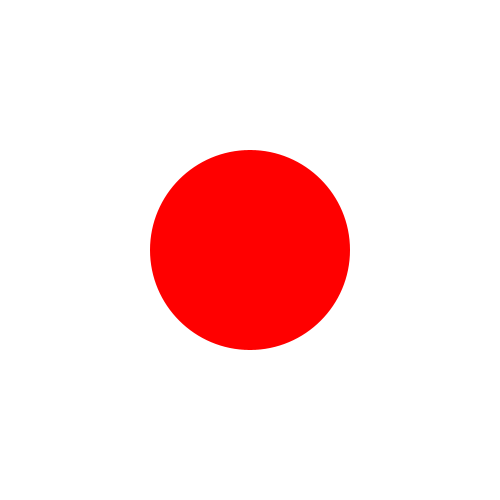
Frame 1 (no input)
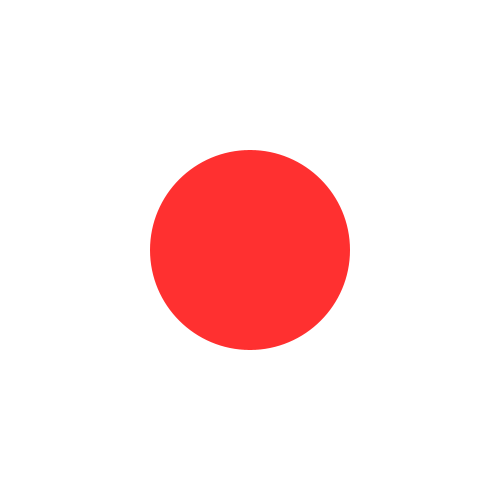
Frame 60 (the mouse pressed at the canvas centre just before this capture)
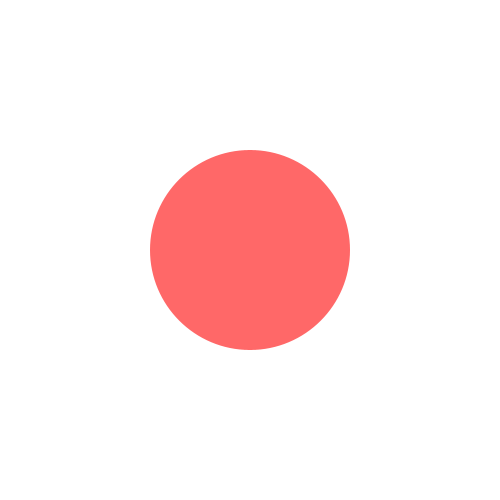
Frame 120 (the mouse held since frame 60 and released just before this capture)

The Processing sketch that drew these frames (run headless with seeded random() and noise(); from frame 60 on, the mouse is pressed at the canvas centre):

// Processing sketch: ellipse_color
// ── ellipse_color.pde
float ch = 350,cs = 90,cb = 99;

void setup(){
  size(500,500);
  colorMode(HSB,ch,cs,cb);  
  frameRate(30);
  smooth();
  ellipseMode(CENTER);
}
void draw(){
  background(0,0,99);
  noStroke();
  fill(ch,cs,cb);
  ellipse(width/2,height/2,200,200);
  cs -= 2;
  if(cs < 0){
    cs = 99;
  }
}
